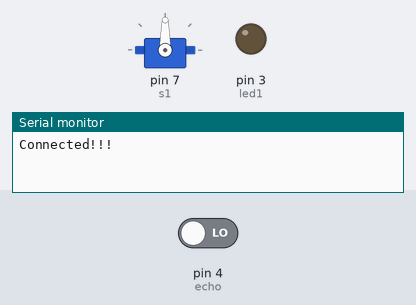
The sketch below on a simulated Arduino Uno, built with avr-gcc and run on an emulated ATmega328P. Shown: servo, output pins drawn as LEDs (lit = HIGH), the last lines printed to the serial monitor. The test bench sets the inputs (shaded band); at power-on: pin 4 (echo) LOW. Pins used as bus, display or sensor lines are not drawn.

Above: at 0.1 s.
At 6.66 s:
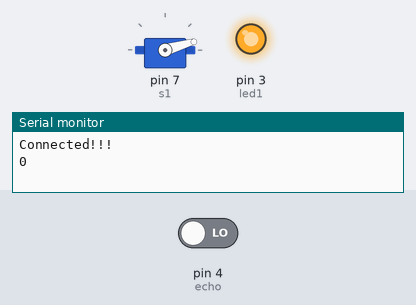
At 18.6 s:
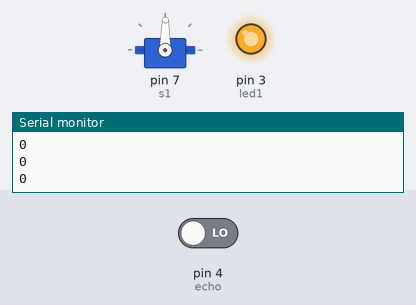
At 34.1 s:
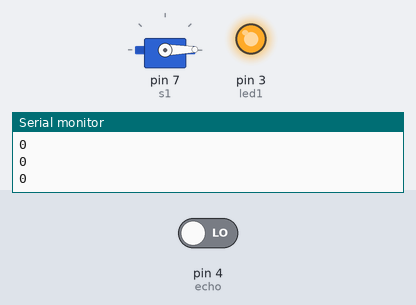
Timing chart, 0 to 40.0 s (numbered marks = the images above):
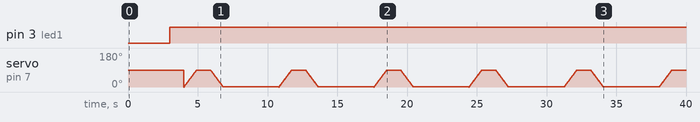

The sketch:

servo_sensor_led.ino
```cpp
#include<Servo.h>
  Servo s1;
  int trig = 5, echo=4;
  int time, distance , led1 = 3;
void setup()
{
  s1.attach(7);
  pinMode (trig, OUTPUT);
  pinMode (echo, INPUT);
  pinMode (3,OUTPUT);
  Serial.begin(9600);
  Serial.println("Connected!!!");
}

void loop()
{
  digitalWrite(trig, LOW);
  delay(1000);
  digitalWrite (trig, HIGH);
  delay(1000);
  digitalWrite (trig, LOW);
  time = pulseIn (echo, HIGH);
  distance = time * 0.034/2;
  Serial.println(distance);
  if (distance<100)
  {
     digitalWrite(led1,HIGH);
    delay(1000);
	for(int i = 0 ;i< 90 ;i++)
    {
    s1.write(i);
    delay(10);
    }
    delay(1000);
    for(int i = 90 ;i> 0 ;i--)
    {
    s1.write(i);
    delay(10);
    }


  }
  else
  {
  	s1.write(0);
    digitalWrite(led1,LOW);
    delay(1000);

  }
}
```

Measured:
- by itself, pin 3 (led1): LOW → HIGH at 3.0 s
